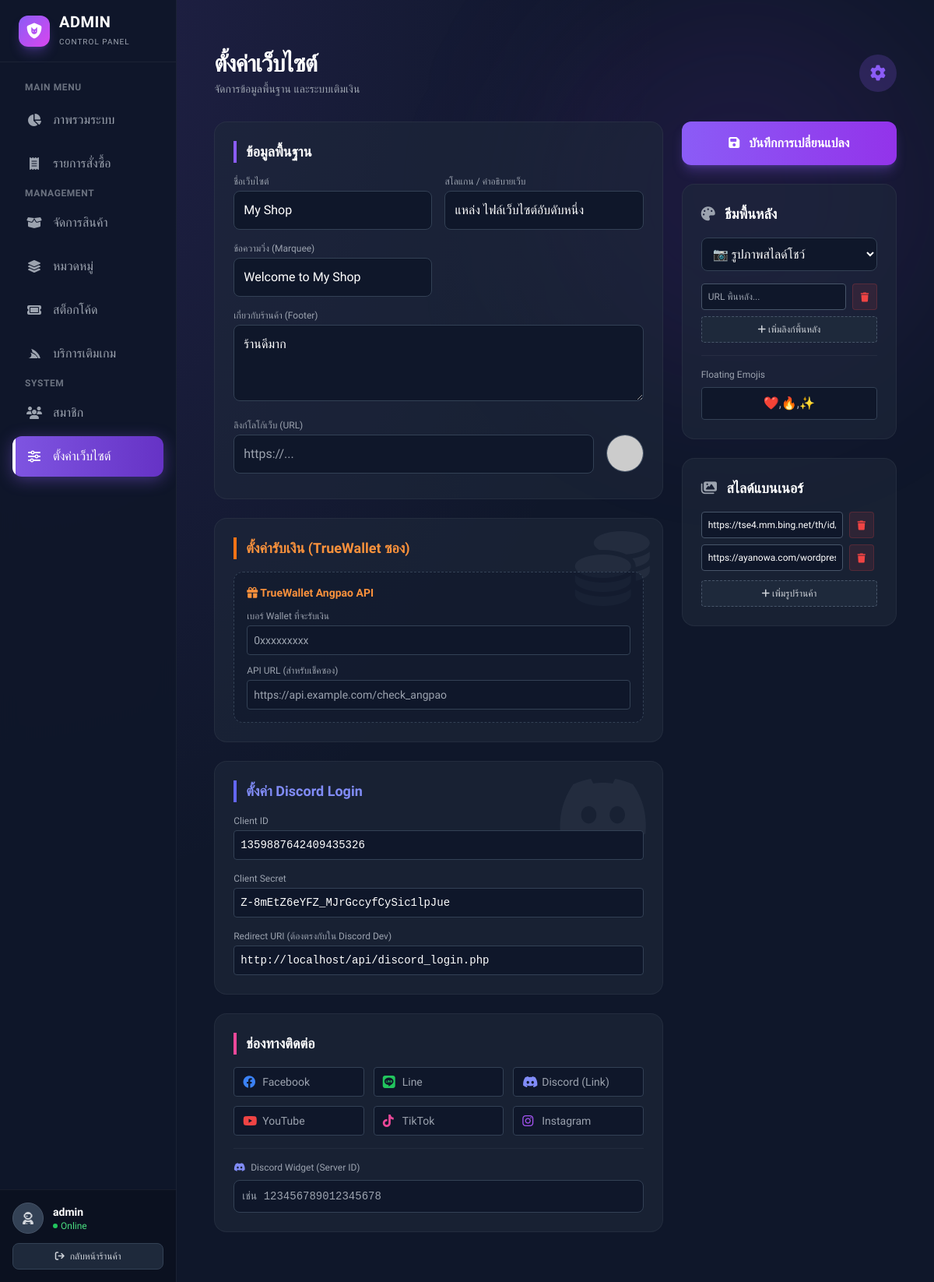
Screenshot of /admin/settings.php (signed in) with the database file from the repository.
### tables this page shows
CREATE TABLE `settings` (
  `id` int(11) NOT NULL,
  `site_name` varchar(255) DEFAULT 'MY SHOP',
  `site_logo` text DEFAULT NULL,
  `site_color` varchar(50) DEFAULT 'blue',
  `marquee_text` text DEFAULT NULL,
  `background_img` text DEFAULT NULL,
  `banner_img` longtext DEFAULT NULL,
  `truewallet_phone` varchar(20) DEFAULT NULL,
  `line_url` text DEFAULT NULL,
  `facebook_url` text DEFAULT NULL,
  `discord_url` text DEFAULT NULL,
  `youtube_url` varchar(255) DEFAULT NULL,
  `tiktok_url` varchar(255) DEFAULT NULL,
  `instagram_url` varchar(255) DEFAULT NULL,
  `angpao_api_key` varchar(255) DEFAULT NULL COMMENT 'Key ของเว็บรับซอง',
  `angpao_api_url` varchar(255) DEFAULT NULL COMMENT 'URL ของเว็บรับซอง',
  `promptpay_number` varchar(20) DEFAULT NULL COMMENT 'เบอร์หรือเลข ปชช รับเงิน',
  `slip_api_key` varchar(255) DEFAULT NULL COMMENT 'Key สำหรับเช็คสลิป (ถ้ามี)',
  `angpao_status` tinyint(1) DEFAULT 1 COMMENT '1=เปิด, 0=ปิด',
  `promptpay_status` tinyint(1) DEFAULT 1 COMMENT '1=เปิด, 0=ปิด',
  `slip_check_api_key` varchar(255) DEFAULT NULL COMMENT 'Key สำหรับ API เช็คสลิป (เช่น SlipOK)',
  `background_type` enum('image','video') DEFAULT 'image',
  `background_list` text DEFAULT NULL,
  `floating_emojis` text DEFAULT NULL,
  `payment_tm_phone` varchar(20) DEFAULT NULL COMMENT 'เบอร์วอลเล็ทรับเงิน',
  `payment_tm_api_url` varchar(255) DEFAULT NULL COMMENT 'URL ของ API เช็คซอง',
  `payment_bank_acc` varchar(20) DEFAULT NULL COMMENT 'เลขบัญชีธนาคาร/พร้อมเพย์',
  `payment_bank_name` varchar(50) DEFAULT NULL COMMENT 'ชื่อธนาคาร/ชื่อบัญชี',
  `slip_api_token` varchar(255) DEFAULT NULL,
  `discord_widget_id` varchar(50) DEFAULT NULL,
  `theme_color` varchar(10) DEFAULT '#3b82f6',
  `bg_color` varchar(10) DEFAULT '#0f172a',
  `text_color` varchar(10) DEFAULT '#f8fafc',
  `discord_client_id` varchar(255) DEFAULT NULL,
  `discord_client_secret` varchar(255) DEFAULT NULL,
  `discord_redirect_uri` varchar(255) DEFAULT NULL,
  `site_description` text DEFAULT NULL,
  `site_about` text DEFAULT NULL
);

### db.php (called while the page is built, shortened)
<?php
$host     = getenv('DB_HOST')     ?: 'localhost';
$dbname   = getenv('DB_NAME')     ?: 'shop_db';
$username = getenv('DB_USER')     ?: 'root';
$password = getenv('DB_PASS')     ?: '';
$port     = getenv('DB_PORT')     ?: '3306';
try {
    $dsn = "mysql:host=$host;port=$port;dbname=$dbname;charset=utf8mb4";
    $options = [
        PDO::ATTR_ERRMODE            => PDO::ERRMODE_EXCEPTION,
        PDO::ATTR_DEFAULT_FETCH_MODE => PDO::FETCH_OBJ,
        PDO::MYSQL_ATTR_INIT_COMMAND => 'SET NAMES utf8mb4',
    ];
    $pdo = new PDO($dsn, $username, $password, $options);
} catch(PDOException $e) {
    error_log("Database Connection Error: " . $e->getMessage());
    die("<h1>Service Unavailable</h1><p>The server is temporarily unable to service your request.</p>");
}
try {
    $stmt = $pdo->prepare("SELECT * FROM settings LIMIT 1");
    $stmt->execute();
    $web_config = $stmt->fetch();
} catch (Exception $e) {
    $web_config = null;
}
?>

### admin/admin_auth.php (called while the page is built, shortened)
<?php
require_once __DIR__ . '/../db.php';
?>

### admin/settings.php (the view, shortened to what this page needs)
<?php include 'admin_auth.php'; ?>
<?php
require_once '../db.php';
require_once 'header.php';
$config = $web_config;
?>
<div class="max-w-7xl mx-auto py-8 px-4">
    <div class="flex items-center justify-between mb-8 animate-up">
        <div>
            <h2 class="text-3xl font-bold text-white tracking-tight">ตั้งค่าเว็บไซต์</h2>
            <p class="text-gray-400 text-sm mt-1">จัดการข้อมูลพื้นฐาน และระบบเติมเงิน</p>
        </div>
        <div class="w-12 h-12 rounded-full bg-theme-main/20 flex items-center justify-center text-theme-main text-xl animate-pulse">
            <i class="fa-solid fa-gear"></i>
        </div>
    </div>
    <form method="POST" class="space-y-6">
        <div class="grid grid-cols-1 lg:grid-cols-3 gap-6">
            <div class="lg:col-span-2 space-y-6">
                <div class="glass-card p-6 rounded-2xl animate-up delay-100">
                    <h3 class="text-lg font-bold text-white mb-4 border-l-4 border-theme-main pl-3">ข้อมูลพื้นฐาน</h3>
                    <div class="grid grid-cols-1 md:grid-cols-2 gap-4 mb-4">
                        <div>
                            <label class="block text-gray-400 text-xs mb-1">ชื่อเว็บไซต์</label>
                            <input type="text" name="site_name" value="<?php echo htmlspecialchars($config->site_name); ?>" class="input-dark w-full rounded-lg p-3 text-white">
                        </div>
                        <div>
                            <label class="block text-gray-400 text-xs mb-1">สโลแกน / คำอธิบายเว็บ</label>
                            <input type="text" name="site_description" value="<?php echo htmlspecialchars($config->site_description ?? ''); ?>" placeholder="เช่น แหล่งรวมไอดีเกมอันดับ 1" class="input-dark w-full rounded-lg p-3 text-white">
                        </div>
                        <div>
                            <label class="block text-gray-400 text-xs mb-1">ข้อความวิ่ง (Marquee)</label>
                            <input type="text" name="marquee_text" value="<?php echo htmlspecialchars($config->marquee_text); ?>" class="input-dark w-full rounded-lg p-3 text-white">
                        </div>
                        <div class="md:col-span-2"> <label class="block text-gray-400 text-xs mb-1">เกี่ยวกับร้านค้า (Footer)</label>
                            <textarea name="site_about" rows="3" class="input-dark w-full rounded-lg p-3 text-white" placeholder="ร้านค้าออนไลน์ระบบอัตโนมัติ 24 ชั่วโมง..."><?php echo htmlspecialchars($config->site_about ?? ''); ?></textarea>
                        </div>
                    </div>
                    <div class="mb-2">
                        <label class="block text-gray-400 text-xs mb-1">ลิงก์โลโก้เว็บ (URL)</label>
                        <div class="flex gap-4 items-start">
                            <div class="flex-1">
                                <input type="text" id="logo-input" name="site_logo" value="<?php echo htmlspecialchars($config->site_logo ?? ''); ?>" placeholder="https://..." class="input-dark w-full rounded-lg p-3 text-white" oninput="updateLogoPreview()">
                            </div>
                            <div class="w-12 h-12 bg-slate-800 rounded-full border border-slate-600 overflow-hidden flex-shrink-0 relative">
                                <img id="logo-preview" src="<?php echo !empty($config->site_logo) ? $config->site_logo : 'https://placehold.co/100x100?text=No+Logo'; ?>" class="w-full h-full object-cover">
                            </div>
                        </div>
                    </div>
                </div>
                <div class="glass-card p-6 rounded-2xl animate-up delay-200 relative overflow-hidden">
                    <div class="absolute top-0 right-0 p-4 opacity-5"><i class="fa-solid fa-coins text-8xl"></i></div>
                    <h3 class="text-lg font-bold text-orange-400 mb-4 border-l-4 border-orange-500 pl-3">ตั้งค่ารับเงิน (TrueWallet ซอง)</h3>
                    <div class="grid grid-cols-1 gap-6 relative z-10">
                        <div class="bg-slate-900/50 p-4 rounded-xl border border-dashed border-slate-700">
                            <h4 class="text-orange-400 font-semibold mb-3 text-sm"><i class="fa-solid fa-gift"></i> TrueWallet Angpao API</h4>
                            <div class="space-y-3">
                                <div>
                                    <label class="text-xs text-gray-400 block mb-1">เบอร์ Wallet ที่จะรับเงิน</label>
                                    <input type="text" name="payment_tm_phone" value="<?php echo htmlspecialchars($config->payment_tm_phone ?? ''); ?>" class="input-dark w-full rounded p-2 text-white text-sm" placeholder="0xxxxxxxxx">
                                </div>
                                <div>
                                    <label class="text-xs text-gray-400 block mb-1">API URL (สำหรับเช็คซอง)</label>
                                    <input type="text" name="payment_tm_api_url" value="<?php echo htmlspecialchars($config->payment_tm_api_url ?? ''); ?>" class="input-dark w-full rounded p-2 text-white text-sm" placeholder="https://api.example.com/check_angpao">
                                </div>
                            </div>
                        </div>
                    </div>
                </div>
                <div class="glass-card p-6 rounded-2xl animate-up delay-300 relative overflow-hidden">
                    <div class="absolute top-0 right-0 p-4 opacity-5"><i class="fa-brands fa-discord text-8xl"></i></div>
                    <h3 class="text-lg font-bold text-indigo-400 mb-4 border-l-4 border-indigo-500 pl-3">ตั้งค่า Discord Login</h3>
                    <div class="space-y-4 relative z-10">
                        <div>
                            <label class="text-xs text-gray-400 block mb-1">Client ID</label>
                            <input type="text" name="discord_client_id" value="<?php echo htmlspecialchars($config->discord_client_id ?? ''); ?>" class="input-dark w-full rounded p-2 text-white text-sm font-mono">
                        </div>
                        <div>
                            <label class="text-xs text-gray-400 block mb-1">Client Secret</label>
                            <input type="text" name="discord_client_secret" value="<?php echo htmlspecialchars($config->discord_client_secret ?? ''); ?>" class="input-dark w-full rounded p-2 text-white text-sm font-mono" >
                        </div>
                        <div>
                            <label class="text-xs text-gray-400 block mb-1">Redirect URI (ต้องตรงกับใน Discord Dev)</label>
                            <input type="text" name="discord_redirect_uri" value="<?php echo htmlspecialchars($config->discord_redirect_uri ?? ''); ?>" class="input-dark w-full rounded p-2 text-white text-sm font-mono">
                        </div>
                    </div>
                </div>
                <div class="glass-card p-6 rounded-2xl animate-up delay-300">
                     <h3 class="text-lg font-bold text-white mb-4 border-l-4 border-pink-500 pl-3">ช่องทางติดต่อ</h3>
                     <div class="grid grid-cols-2 md:grid-cols-3 gap-3">
                        <?php
                        $socials = [
                            ['facebook', 'Facebook', $config->facebook_url, 'text-blue-500'],
                            ['line', 'Line', $config->line_url, 'text-green-500'],
                            ['discord', 'Discord (Link)', $config->discord_url, 'text-indigo-400'],
                            ['youtube', 'YouTube', $config->youtube_url, 'text-red-500'],
                            ['tiktok', 'TikTok', $config->tiktok_url, 'text-pink-500'],
                            ['instagram', 'Instagram', $config->instagram_url, 'text-purple-500'],
                        ];
                        foreach($socials as $s): ?>
                        <div class="relative">
                             <div class="absolute inset-y-0 left-0 pl-3 flex items-center pointer-events-none">
                             </div>
                             <input type="text" name="<?php echo $s[0]; ?>_url" value="<?php echo htmlspecialchars($s[2] ?? ''); ?>" placeholder="<?php echo $s[1]; ?>" class="input-dark w-full rounded pl-9 p-2 text-sm text-white">
                        </div>
                        <?php endforeach; ?>
                     </div>
                     <div class="mt-4 pt-4 border-t border-white/5">
                        <label class="block text-gray-400 text-xs mb-2">
                            <i class="fa-brands fa-discord text-indigo-400 mr-1"></i> Discord Widget (Server ID)
                        </label>
                        <div class="flex gap-2">
                             <input type="text" name="discord_widget_id" value="<?php echo htmlspecialchars($config->discord_widget_id ?? ''); ?>" placeholder="เช่น 123456789012345678" class="input-dark w-full rounded-lg p-2.5 text-white font-mono text-sm">
                        </div>
                     </div>
                </div>
            </div>
            <div class="space-y-6">
                <button type="submit" name="save_settings" class="w-full bg-gradient-to-r from-theme-main to-purple-600 hover:from-purple-500 hover:to-theme-main text-white font-bold py-4 rounded-xl shadow-lg shadow-theme-main/30 transition-all duration-300 transform hover:-translate-y-1 active:scale-95 animate-up">
                    <i class="fa-solid fa-save mr-2"></i> บันทึกการเปลี่ยนแปลง
                </button>
                <div class="glass-card p-6 rounded-2xl animate-up delay-200">
                    <h3 class="text-lg font-bold text-white mb-4"><i class="fa-solid fa-palette text-gray-400 mr-2"></i> ธีมพื้นหลัง</h3>
                    <div class="mb-4">
                        <select name="background_type" class="input-dark w-full rounded-lg p-2.5 text-white mb-2">
                            <option value="image" <?php echo ($config->background_type == 'image') ? 'selected' : ''; ?>>📷 รูปภาพสไลด์โชว์</option>
                        </select>
                        <div id="bg-list" class="space-y-2 mt-2 max-h-[200px] overflow-y-auto pr-1 custom-scrollbar"></div>
                        <button type="button" onclick="addBgField()" class="mt-2 w-full py-2 bg-slate-800 hover:bg-slate-700 text-xs text-gray-300 rounded border border-dashed border-slate-600 transition">
                            <i class="fa-solid fa-plus"></i> เพิ่มลิงก์พื้นหลัง
                        </button>
                    </div>
                    <div class="pt-4 border-t border-white/5">
                        <label class="block text-gray-400 text-xs mb-2">Floating Emojis</label>
                        <input type="text" name="floating_emojis" value="<?php echo htmlspecialchars($config->floating_emojis ?? ''); ?>" class="input-dark w-full rounded p-2 text-white text-center" placeholder="❤️,🔥,✨">
                    </div>
                </div>
                <div class="glass-card p-6 rounded-2xl animate-up delay-300">
                    <h3 class="text-lg font-bold text-white mb-4"><i class="fa-solid fa-images text-gray-400 mr-2"></i> สไลด์แบนเนอร์</h3>
                    <div id="banner-list" class="space-y-2 max-h-[250px] overflow-y-auto pr-1 custom-scrollbar"></div>
                    <button type="button" onclick="addBannerField()" class="mt-3 w-full py-2 bg-slate-800 hover:bg-slate-700 text-xs text-gray-300 rounded border border-dashed border-slate-600 transition">
                        <i class="fa-solid fa-plus"></i> เพิ่มรูปร้านค้า
                    </button>
                </div>
            </div>
        </div>
    </form>
</div>
<?php echo "</div></main></body></html>"; ?>

### rows the page displays
settings: site_name "My Shop", site_description "แหล่ง ไฟล์เว็บไซต์อับดับหนึ่ง", marquee_text "Welcome to My Shop", site_about "ร้านดีมาก", discord_client_id "1359887642409435326", discord_client_secret "Z-8mEtZ6eYFZ_MJrGccyfCySic1lpJue", discord_redirect_uri "http://localhost/api/discord_login.php", background_type "📷 รูปภาพสไลด์โชว์"

### other values shown
$_SESSION['username'] "admin"
